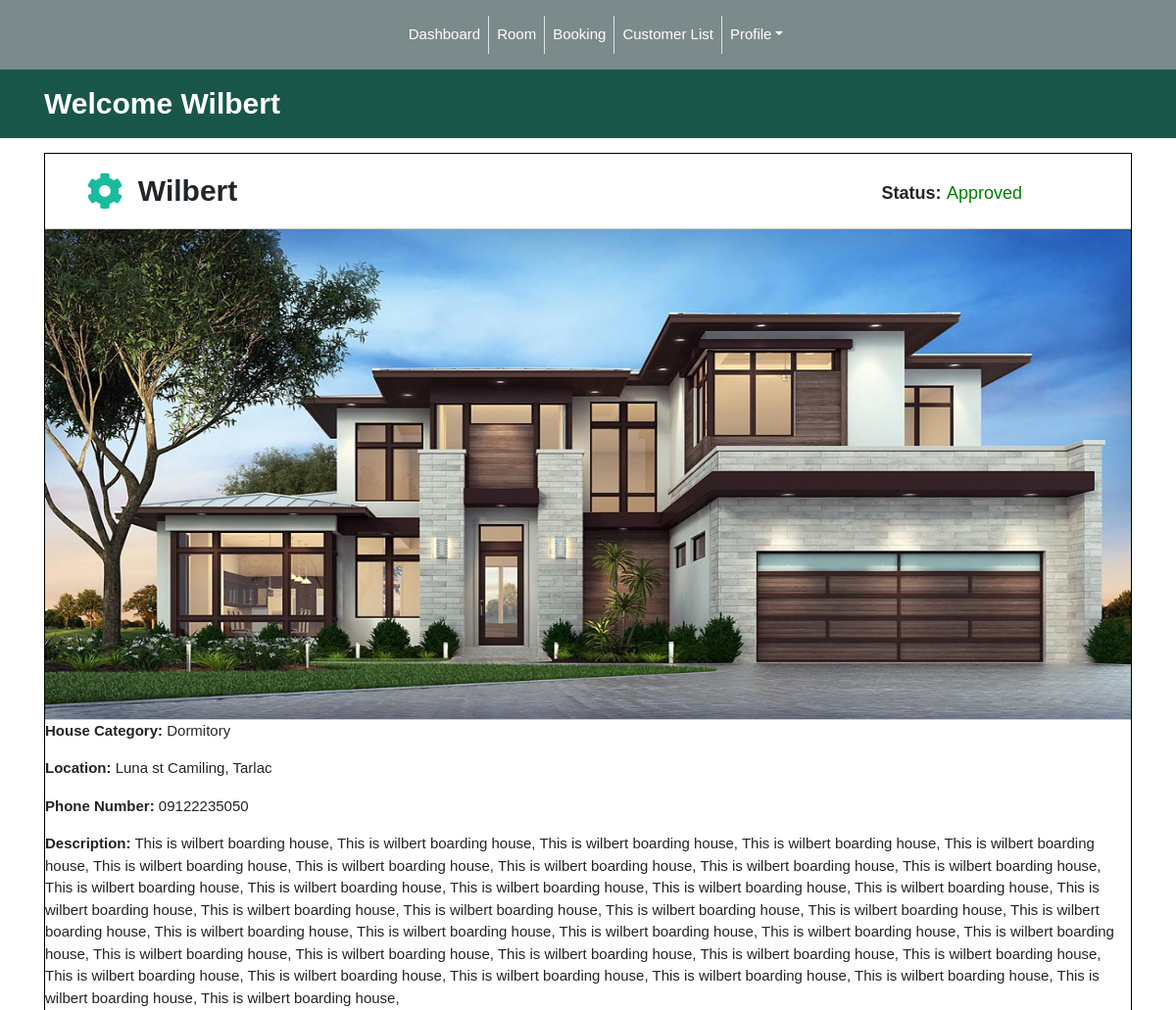
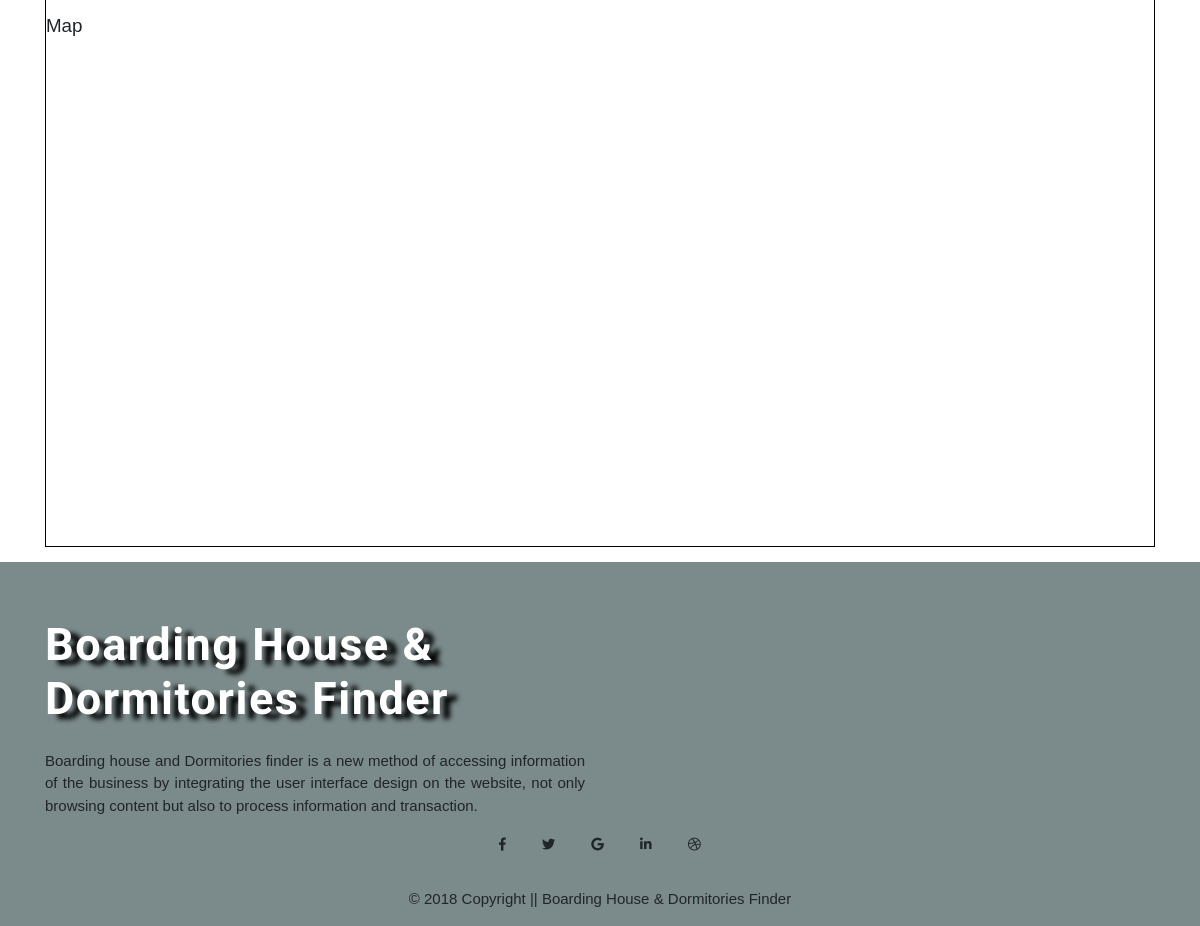
Screenshot of /landlord/owner_dashboard.php (signed in) with the database file from the repository (2 pictures, top to bottom).
### tables this page shows
CREATE TABLE IF NOT EXISTS `houses` (
  `house_id` int(11) NOT NULL,
  `user_id` int(11) NOT NULL,
  `house_category_id` int(11) NOT NULL,
  `house_name` varchar(255) NOT NULL,
  `house_address` varchar(255) NOT NULL,
  `house_phone_number` text NOT NULL,
  `house_number_room` text NOT NULL,
  `house_picture` text NOT NULL,
  `house_blpp` text NOT NULL,
  `house_business_no` varchar(100) NOT NULL,
  `house_description` text NOT NULL,
  `house_status` int(11) NOT NULL,
  `updated_date` varchar(100) NOT NULL,
  `created_date` varchar(100) NOT NULL
);

### landlord/owner_dashboard.php (the view, shortened to what this page needs)
<?php
	function display_content(){
		require '../condb.php';
		$username = $_SESSION['username'];
		$sql = "SELECT * FROM users WHERE username = '$username'";
		$results = mysqli_query($conn, $sql);
		$row = mysqli_fetch_assoc($results);
		extract($row);
		$user_id = $id;
		$sql1 = "SELECT * FROM houses WHERE user_id = '$user_id'";
		$results = mysqli_query($conn, $sql1);
		if (mysqli_num_rows($results) > 0 ) {
			$house = mysqli_fetch_assoc($results);
			extract($house);
			?>
			<div class="container">
				<div class="container-cybod-house">
				  <div class="row">
				  	<div class="col-sm-1 edit-house-button text-right">
				    	<a href="edit_house.php?id-house=<?php echo $house_id;?>"><i class="fas fa-cog"></i></i></a>
				  	</div>
				    <div class="col-sm-8">
				     <p class="bhod-title-display"><?php echo $house_name ?></p>
				    </div>
				    <div class="col-sm-2">
				    	<?php
				    		if ($house_status == 3) {
				    			?>
				      			<p class="bhod-status-display"><b>Status:</b><span class="pending">Pending</span></p>
				      			<?php
				    		}elseif($house_status == 4){
				    	?>
				      <p class="bhod-status-display"><b>Status:</b><span class="approved">Approved</span></p>
				  	<?php }elseif($house_status == 5){
				  		?>
				      <p class="bhod-status-display"><b>Status:</b><span class="denied">Denied</span></p>
				      <?php
				  	}?>
				    </div>
				  </div>
				  <div class="row">
				  	<div class="col-sm-12">
				  		 <img class="bhod-image-display" src="<?php echo $house_picture ?>" alt="dorm1">
				  	<div class="hr-line"></div>
				  	</div>
				  	<div class="col-sm-12">
				  		<p><b>House Category:</b><?php
				  			if ($house_category_id == 1) {
				  				?>
				  				<span>Boarding House</span>
				  				<?php
				  			}else{
				  				?>
				  				<span>Dormitory</span>
				  				<?php
				  			}
				  		?></p>
				  		<p><b>Location:</b> <span id="loc"><?php echo $house_address ?></span></p>
				  		<p><b>Phone Number:</b> <?php echo $house_phone_number ?></p>
				  		<p><b>Description:</b> <?php echo $house_description ?></p>
				  	</div>
				  </div>
				  <div class="map" onload="initMap">
				  	<h5>Map</h5>
				  	<div id="map-display">
				  	</div>
				  </div>
			  </div>
			</div>
			<?php
		}
	}
	require '../template.php';
?>

### assets/css/style.css (style rules this page uses)
* { margin: 0; padding: 0; box-sizing: border-box; }
html,body { font-family: 'Moserrat', sans-serif; }
.hr-line { border: 0; border-top: 1px solid #cecece; }
span.approved { color: green; margin-left: .3em; }
.bhod-status-display { margin-top: 1.5em; font-size: 1.2em; }
.bhod-image-display { width: 100%; height: 500px; }
.map { min-height: 500px; width: 100%; }
#map-display { height: 500px; width: 100%; }
.container-cybod-house { margin-top: 1em; margin-bottom: 1em; border: 1px solid black; min-height: 600px; }
.bhod-title-display { margin-top: .5em; font-weight: bold; font-size: 2em; }
.edit-house-button { margin-top: .3em; font-size: 2.5em; padding: 0; }

### rows the page displays
houses: house_name "Wilbert", house_picture (picture), house_address "Luna st Camiling, Tarlac", house_phone_number "09122235050", house_description "This is wilbert boarding house, This is wilbert boarding house, This is wilbert boarding house, This is wilbert boarding house, This is wilbert boarding house, This is wilbert boarding house, This is wilbert boarding house, This is wilbert boarding house, This is wilbert boarding house, This is wilbert boarding house, This is wilbert boarding house, This is wilbert boarding house, This is wilbert boarding house, This is wilbert boarding house, This is wilbert boarding house, This is wilbert boarding house, This is wilbert boarding house, This is wilbert boarding house, This is wilbert boarding house, This is wilbert boarding house, This is wilbert boarding house, This is wilbert boarding…"

### other values shown
$_SESSION['fname'] "Wilbert"
